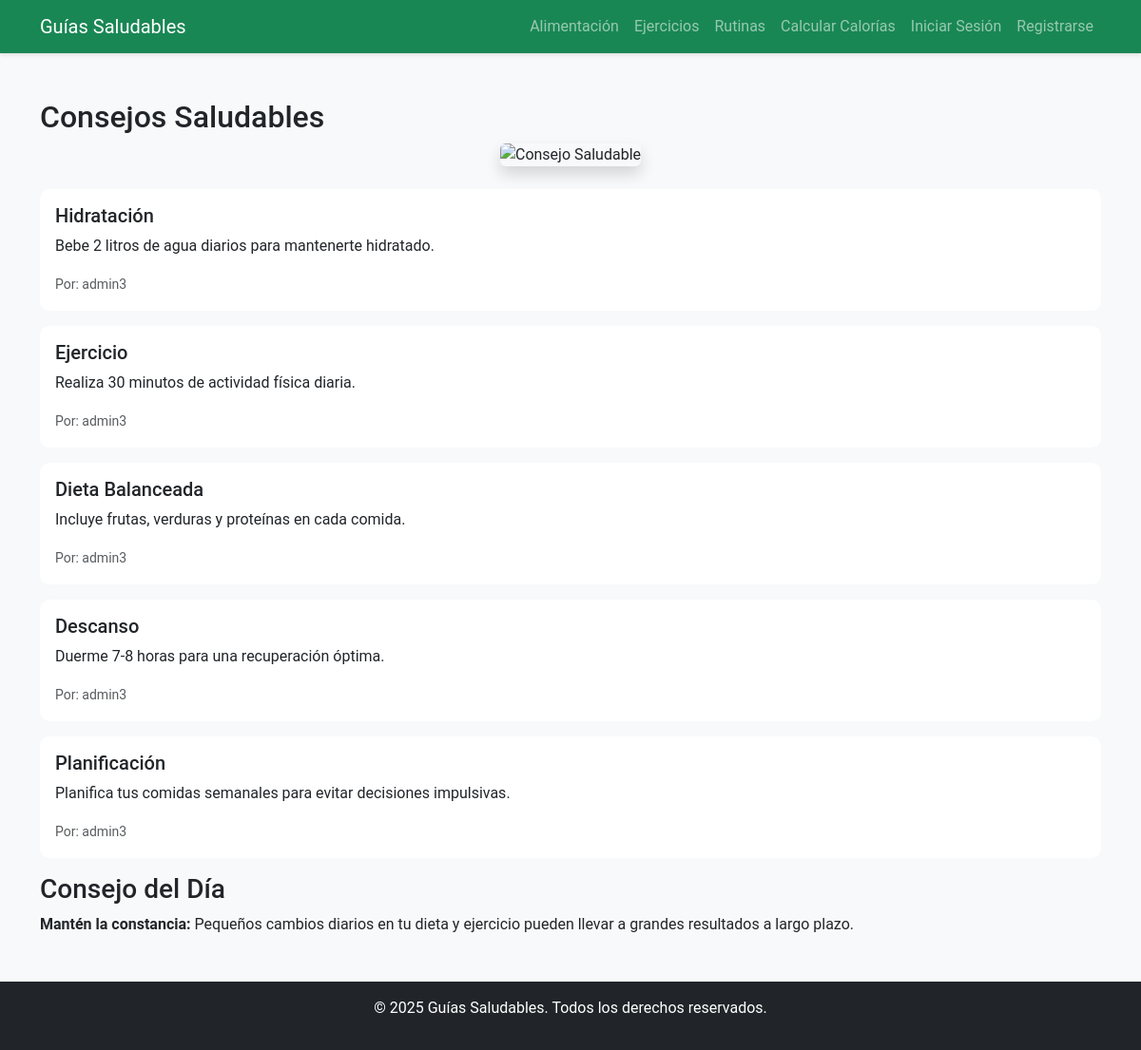
The page /tips.php on the database its author committed.
### tables this page shows
CREATE TABLE `tips` (
  `id` int(11) NOT NULL,
  `title` varchar(100) NOT NULL,
  `content` text NOT NULL,
  `created_by` int(11) DEFAULT NULL
);

CREATE TABLE `users` (
  `id` int(11) NOT NULL,
  `username` varchar(50) NOT NULL,
  `password` varchar(255) NOT NULL,
  `email` varchar(100) NOT NULL,
  `role` enum('user','admin') DEFAULT 'user',
  `weight` float DEFAULT NULL,
  `height` float DEFAULT NULL,
  `age` int(11) DEFAULT NULL,
  `gender` enum('male','female') DEFAULT NULL,
  `activity_level` enum('sedentary','lightly_active','moderately_active','very_active','extra_active') DEFAULT NULL
);

### tips.php (the view, shortened to what this page needs)
<!DOCTYPE html>
<html lang="es">
<head>
    <link href="https://cdn.jsdelivr.net/npm/bootstrap@5.3.0/dist/css/bootstrap.min.css" rel="stylesheet">
    <link rel="stylesheet" href="css/styles.css">
</head>
<body>
    <nav class="navbar navbar-expand-lg navbar-dark bg-success">
        <div class="container">
            <a class="navbar-brand" href="index.php">Guías Saludables</a>
            <div class="collapse navbar-collapse" id="navbarNav">
                <ul class="navbar-nav ms-auto">
                    <li class="nav-item"><a class="nav-link" href="nutrition.php">Alimentación</a></li>
                    <li class="nav-item"><a class="nav-link" href="exercises.php">Ejercicios</a></li>
                    <li class="nav-item"><a class="nav-link" href="routines.php">Rutinas</a></li>
                    <li class="nav-item"><a class="nav-link" href="calories.php">Calcular Calorías</a></li>
                    <li class="nav-item"><a class="nav-link" href="login.php">Iniciar Sesión</a></li>
                    <li class="nav-item"><a class="nav-link" href="register.php">Registrarse</a></li>
                </ul>
            </div>
        </div>
    </nav>
    <main class="container my-5">
        <h2>Consejos Saludables</h2>
        <div class="text-center mb-4">
            <img src="images/consejos.jpg" alt="Consejo Saludable" class="img-fluid rounded shadow" style="max-height: 300px;">
        </div>
        <?php
        $conn = new mysqli("localhost", "root", "root", "fitness_db");
        $tips = $conn->query("SELECT t.*, u.username FROM tips t JOIN users u ON t.created_by = u.id");
        if ($tips->num_rows > 0) {
            while ($tip = $tips->fetch_assoc()) {
                echo "<div class='card mb-3'>";
                echo "<div class='card-body'>";
                echo "<h5 class='card-title'>" . htmlspecialchars($tip['title']) . "</h5>";
                echo "<p class='card-text'>" . htmlspecialchars($tip['content']) . "</p>";
                echo "<p class='card-text'><small class='text-muted'>Por: " . htmlspecialchars($tip['username']) . "</small></p>";
                echo "</div></div>";
            }
        } else {
            echo "<div class='alert alert-info'>No hay consejos disponibles.</div>";
        }
        ?>
        <section>
            <h3>Consejo del Día</h3>
            <p><strong>Mantén la constancia:</strong> Pequeños cambios diarios en tu dieta y ejercicio pueden llevar a grandes resultados a largo plazo.</p>
        </section>
    </main>
    <footer class="bg-dark text-white text-center py-3">
        <p>© 2025 Guías Saludables. Todos los derechos reservados.</p>
    </footer>
</body>
</html>

### css/styles.css (style rules this page uses)
body { font-family: 'Roboto', sans-serif; background-color: #f8f9fa; }
.navbar { box-shadow: 0 2px 4px rgba(0, 0, 0, 0.1); }
.card { border: none; border-radius: 10px; transition: transform 0.3s; }

### rows shown on the page
tips: title "Hidratación", content "Bebe 2 litros de agua diarios para mantenerte hidratado.", created_by.username "admin3"
tips: title "Ejercicio", content "Realiza 30 minutos de actividad física diaria.", created_by.username "admin3"
tips: title "Dieta Balanceada", content "Incluye frutas, verduras y proteínas en cada comida.", created_by.username "admin3"
tips: title "Descanso", content "Duerme 7-8 horas para una recuperación óptima.", created_by.username "admin3"
tips: title "Planificación", content "Planifica tus comidas semanales para evitar decisiones impulsivas.", created_by.username "admin3"
